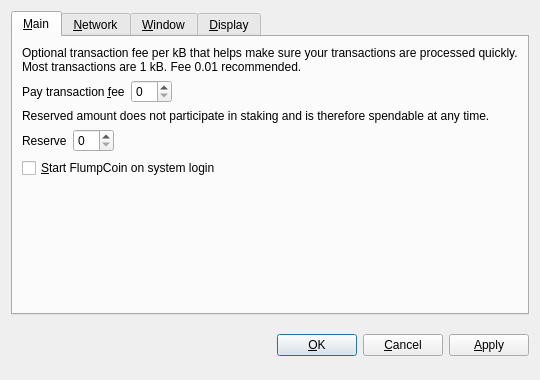
<?xml version="1.0" encoding="UTF-8"?>
<ui version="4.0">
 <class>OptionsDialog</class>
 <widget class="QDialog" name="OptionsDialog">
  <property name="geometry">
   <rect>
    <x>0</x>
    <y>0</y>
    <width>540</width>
    <height>380</height>
   </rect>
  </property>
  <property name="windowTitle">
   <string>Options</string>
  </property>
  <property name="modal">
   <bool>true</bool>
  </property>
  <layout class="QVBoxLayout" name="verticalLayout">
   <item>
    <widget class="QTabWidget" name="tabWidget">
     <property name="tabPosition">
      <enum>QTabWidget::North</enum>
     </property>
     <property name="currentIndex">
      <number>0</number>
     </property>
     <widget class="QWidget" name="tabMain">
      <attribute name="title">
       <string>&amp;Main</string>
      </attribute>
      <layout class="QVBoxLayout" name="verticalLayout_Main">
       <item>
        <widget class="QLabel" name="transactionFeeInfoLabel">
         <property name="text">
          <string>Optional transaction fee per kB that helps make sure your transactions are processed quickly. Most transactions are 1 kB. Fee 0.01 recommended.</string>
         </property>
         <property name="textFormat">
          <enum>Qt::PlainText</enum>
         </property>
         <property name="wordWrap">
          <bool>true</bool>
         </property>
        </widget>
       </item>
       <item>
        <layout class="QHBoxLayout" name="horizontalLayoutFee">
         <item>
          <widget class="QLabel" name="transactionFeeLabel">
           <property name="text">
            <string>Pay transaction &amp;fee</string>
           </property>
           <property name="textFormat">
            <enum>Qt::PlainText</enum>
           </property>
           <property name="buddy">
            <cstring>transactionFee</cstring>
           </property>
          </widget>
         </item>
         <item>
          <widget class="BitcoinAmountField" name="transactionFee"/>
         </item>
         <item>
          <spacer name="horizontalSpacerFee">
           <property name="orientation">
            <enum>Qt::Horizontal</enum>
           </property>
           <property name="sizeHint" stdset="0">
            <size>
             <width>40</width>
             <height>20</height>
            </size>
           </property>
          </spacer>
         </item>
        </layout>
       </item>
       <item>
        <widget class="QLabel" name="reserveBalanceInfoLabel">
         <property name="text">
          <string>Reserved amount does not participate in staking and is therefore spendable at any time.</string>
         </property>
         <property name="textFormat">
          <enum>Qt::PlainText</enum>
         </property>
         <property name="wordWrap">
          <bool>true</bool>
         </property>
        </widget>
       </item>
       <item>
        <layout class="QHBoxLayout" name="horizontalLayoutReserveBalance">
         <item>
          <widget class="QLabel" name="reserveBalanceLabel">
           <property name="text">
            <string>Reserve</string>
           </property>
           <property name="textFormat">
            <enum>Qt::PlainText</enum>
           </property>
           <property name="buddy">
            <cstring>reserveBalance</cstring>
           </property>
          </widget>
         </item>
         <item>
          <widget class="BitcoinAmountField" name="reserveBalance"/>
         </item>
         <item>
          <spacer name="horizontalSpacerReserveBalance">
           <property name="orientation">
            <enum>Qt::Horizontal</enum>
           </property>
           <property name="sizeHint" stdset="0">
            <size>
             <width>40</width>
             <height>20</height>
            </size>
           </property>
          </spacer>
         </item>
        </layout>
       </item>
       <item>
        <widget class="QCheckBox" name="bitcoinAtStartup">
         <property name="toolTip">
          <string>Automatically start FlumpCoin after logging in to the system.</string>
         </property>
         <property name="text">
          <string>&amp;Start FlumpCoin on system login</string>
         </property>
        </widget>
       </item>
       <item>
        <spacer name="verticalSpacer_Main">
         <property name="orientation">
          <enum>Qt::Vertical</enum>
         </property>
         <property name="sizeHint" stdset="0">
          <size>
           <width>20</width>
           <height>40</height>
          </size>
         </property>
        </spacer>
       </item>
      </layout>
     </widget>
     <widget class="QWidget" name="tabNetwork">
      <attribute name="title">
       <string>&amp;Network</string>
      </attribute>
      <layout class="QVBoxLayout" name="verticalLayout_Network">
       <item>
        <widget class="QCheckBox" name="mapPortUpnp">
         <property name="toolTip">
          <string>Automatically open the FlumpCoin client port on the router. This only works when your router supports UPnP and it is enabled.</string>
         </property>
         <property name="text">
          <string>Map port using &amp;UPnP</string>
         </property>
        </widget>
       </item>
       <item>
        <widget class="QCheckBox" name="connectSocks">
         <property name="toolTip">
          <string>Connect to the FlumpCoin network through a SOCKS proxy (e.g. when connecting through Tor).</string>
         </property>
         <property name="text">
          <string>&amp;Connect through SOCKS proxy:</string>
         </property>
        </widget>
       </item>
       <item>
        <layout class="QHBoxLayout" name="horizontalLayout_Network">
         <item>
          <widget class="QLabel" name="proxyIpLabel">
           <property name="text">
            <string>Proxy &amp;IP:</string>
           </property>
           <property name="textFormat">
            <enum>Qt::PlainText</enum>
           </property>
           <property name="buddy">
            <cstring>proxyIp</cstring>
           </property>
          </widget>
         </item>
         <item>
          <widget class="QValidatedLineEdit" name="proxyIp">
           <property name="maximumSize">
            <size>
             <width>140</width>
             <height>16777215</height>
            </size>
           </property>
           <property name="toolTip">
            <string>IP address of the proxy (e.g. 127.0.0.1)</string>
           </property>
          </widget>
         </item>
         <item>
          <widget class="QLabel" name="proxyPortLabel">
           <property name="text">
            <string>&amp;Port:</string>
           </property>
           <property name="textFormat">
            <enum>Qt::PlainText</enum>
           </property>
           <property name="buddy">
            <cstring>proxyPort</cstring>
           </property>
          </widget>
         </item>
         <item>
          <widget class="QLineEdit" name="proxyPort">
           <property name="maximumSize">
            <size>
             <width>55</width>
             <height>16777215</height>
            </size>
           </property>
           <property name="toolTip">
            <string>Port of the proxy (e.g. 9050)</string>
           </property>
          </widget>
         </item>
         <item>
          <widget class="QLabel" name="socksVersionLabel">
           <property name="text">
            <string>SOCKS &amp;Version:</string>
           </property>
           <property name="textFormat">
            <enum>Qt::PlainText</enum>
           </property>
           <property name="buddy">
            <cstring>socksVersion</cstring>
           </property>
          </widget>
         </item>
         <item>
          <widget class="QValueComboBox" name="socksVersion">
           <property name="toolTip">
            <string>SOCKS version of the proxy (e.g. 5)</string>
           </property>
          </widget>
         </item>
         <item>
          <spacer name="horizontalSpacer_Network">
           <property name="orientation">
            <enum>Qt::Horizontal</enum>
           </property>
           <property name="sizeHint" stdset="0">
            <size>
             <width>40</width>
             <height>20</height>
            </size>
           </property>
          </spacer>
         </item>
        </layout>
       </item>
       <item>
        <spacer name="verticalSpacer_Network">
         <property name="orientation">
          <enum>Qt::Vertical</enum>
         </property>
         <property name="sizeHint" stdset="0">
          <size>
           <width>20</width>
           <height>40</height>
          </size>
         </property>
        </spacer>
       </item>
      </layout>
     </widget>
     <widget class="QWidget" name="tabWindow">
      <attribute name="title">
       <string>&amp;Window</string>
      </attribute>
      <layout class="QVBoxLayout" name="verticalLayout_Window">
       <item>
        <widget class="QCheckBox" name="minimizeToTray">
         <property name="toolTip">
          <string>Show only a tray icon after minimizing the window.</string>
         </property>
         <property name="text">
          <string>&amp;Minimize to the tray instead of the taskbar</string>
         </property>
        </widget>
       </item>
       <item>
        <widget class="QCheckBox" name="minimizeOnClose">
         <property name="toolTip">
          <string>Minimize instead of exit the application when the window is closed. When this option is enabled, the application will be closed only after selecting Quit in the menu.</string>
         </property>
         <property name="text">
          <string>M&amp;inimize on close</string>
         </property>
        </widget>
       </item>
       <item>
        <spacer name="verticalSpacer_Window">
         <property name="orientation">
          <enum>Qt::Vertical</enum>
         </property>
         <property name="sizeHint" stdset="0">
          <size>
           <width>20</width>
           <height>40</height>
          </size>
         </property>
        </spacer>
       </item>
      </layout>
     </widget>
     <widget class="QWidget" name="tabDisplay">
      <attribute name="title">
       <string>&amp;Display</string>
      </attribute>
      <layout class="QVBoxLayout" name="verticalLayout_Display">
       <item>
        <layout class="QHBoxLayout" name="horizontalLayout_1_Display">
         <item>
          <widget class="QLabel" name="langLabel">
           <property name="text">
            <string>User Interface &amp;language:</string>
           </property>
           <property name="textFormat">
            <enum>Qt::PlainText</enum>
           </property>
           <property name="buddy">
            <cstring>lang</cstring>
           </property>
          </widget>
         </item>
         <item>
          <widget class="QValueComboBox" name="lang">
           <property name="toolTip">
            <string>The user interface language can be set here. This setting will take effect after restarting FlumpCoin.</string>
           </property>
          </widget>
         </item>
        </layout>
       </item>
       <item>
        <layout class="QHBoxLayout" name="horizontalLayout_2_Display">
         <item>
          <widget class="QLabel" name="unitLabel">
           <property name="text">
            <string>&amp;Unit to show amounts in:</string>
           </property>
           <property name="textFormat">
            <enum>Qt::PlainText</enum>
           </property>
           <property name="buddy">
            <cstring>unit</cstring>
           </property>
          </widget>
         </item>
         <item>
          <widget class="QValueComboBox" name="unit">
           <property name="toolTip">
            <string>Choose the default subdivision unit to show in the interface and when sending coins.</string>
           </property>
          </widget>
         </item>
        </layout>
       </item>
       <item>
        <widget class="QCheckBox" name="displayAddresses">
         <property name="toolTip">
          <string>Whether to show FlumpCoin addresses in the transaction list or not.</string>
         </property>
         <property name="text">
          <string>&amp;Display addresses in transaction list</string>
         </property>
        </widget>
       </item>
       <item>
        <widget class="QCheckBox" name="coinControlFeatures">
         <property name="toolTip">
          <string>Whether to show coin control features or not.</string>
         </property>
         <property name="text">
          <string>Display coin &amp;control features (experts only!)</string>
         </property>
        </widget>
       </item>
       <item>
        <spacer name="verticalSpacer_Display">
         <property name="orientation">
          <enum>Qt::Vertical</enum>
         </property>
         <property name="sizeHint" stdset="0">
          <size>
           <width>20</width>
           <height>40</height>
          </size>
         </property>
        </spacer>
       </item>
      </layout>
     </widget>
    </widget>
   </item>
   <item>
    <layout class="QHBoxLayout" name="horizontalLayout_Buttons">
     <item>
      <spacer name="horizontalSpacer_1">
       <property name="orientation">
        <enum>Qt::Horizontal</enum>
       </property>
       <property name="sizeHint" stdset="0">
        <size>
         <width>40</width>
         <height>48</height>
        </size>
       </property>
      </spacer>
     </item>
     <item>
      <widget class="QLabel" name="statusLabel">
       <property name="font">
        <font>
         <weight>75</weight>
         <bold>true</bold>
        </font>
       </property>
       <property name="text">
        <string/>
       </property>
       <property name="textFormat">
        <enum>Qt::PlainText</enum>
       </property>
       <property name="wordWrap">
        <bool>true</bool>
       </property>
      </widget>
     </item>
     <item>
      <spacer name="horizontalSpacer_2">
       <property name="orientation">
        <enum>Qt::Horizontal</enum>
       </property>
       <property name="sizeHint" stdset="0">
        <size>
         <width>40</width>
         <height>48</height>
        </size>
       </property>
      </spacer>
     </item>
     <item>
      <widget class="QPushButton" name="okButton">
       <property name="text">
        <string>&amp;OK</string>
       </property>
      </widget>
     </item>
     <item>
      <widget class="QPushButton" name="cancelButton">
       <property name="text">
        <string>&amp;Cancel</string>
       </property>
       <property name="autoDefault">
        <bool>false</bool>
       </property>
      </widget>
     </item>
     <item>
      <widget class="QPushButton" name="applyButton">
       <property name="text">
        <string>&amp;Apply</string>
       </property>
       <property name="autoDefault">
        <bool>false</bool>
       </property>
      </widget>
     </item>
    </layout>
   </item>
  </layout>
 </widget>
 <customwidgets>
  <customwidget>
   <class>BitcoinAmountField</class>
   <extends>QSpinBox</extends>
   <header>bitcoinamountfield.h</header>
  </customwidget>
  <customwidget>
   <class>QValueComboBox</class>
   <extends>QComboBox</extends>
   <header>qvaluecombobox.h</header>
  </customwidget>
  <customwidget>
   <class>QValidatedLineEdit</class>
   <extends>QLineEdit</extends>
   <header>qvalidatedlineedit.h</header>
  </customwidget>
 </customwidgets>
 <resources/>
 <connections/>
</ui>
